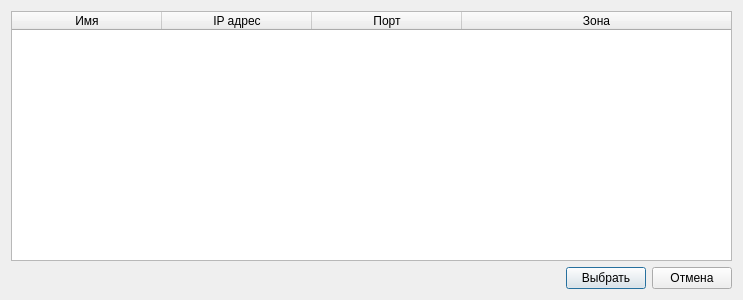
<?xml version="1.0" encoding="UTF-8"?>
<ui version="4.0">
 <class>SelectZNDialog</class>
 <widget class="QDialog" name="SelectZNDialog">
  <property name="geometry">
   <rect>
    <x>0</x>
    <y>0</y>
    <width>743</width>
    <height>300</height>
   </rect>
  </property>
  <property name="windowTitle">
   <string>Dialog</string>
  </property>
  <layout class="QVBoxLayout" name="verticalLayout">
   <item>
    <widget class="QTableWidget" name="tableWidget">
     <property name="sizeAdjustPolicy">
      <enum>QAbstractScrollArea::AdjustToContents</enum>
     </property>
     <property name="editTriggers">
      <set>QAbstractItemView::NoEditTriggers</set>
     </property>
     <property name="showDropIndicator" stdset="0">
      <bool>false</bool>
     </property>
     <property name="selectionMode">
      <enum>QAbstractItemView::SingleSelection</enum>
     </property>
     <property name="selectionBehavior">
      <enum>QAbstractItemView::SelectRows</enum>
     </property>
     <property name="cornerButtonEnabled">
      <bool>false</bool>
     </property>
     <attribute name="horizontalHeaderDefaultSectionSize">
      <number>150</number>
     </attribute>
     <attribute name="horizontalHeaderStretchLastSection">
      <bool>true</bool>
     </attribute>
     <column>
      <property name="text">
       <string>Имя</string>
      </property>
     </column>
     <column>
      <property name="text">
       <string>IP адрес</string>
      </property>
     </column>
     <column>
      <property name="text">
       <string>Порт</string>
      </property>
     </column>
     <column>
      <property name="text">
       <string>Зона</string>
      </property>
     </column>
    </widget>
   </item>
   <item>
    <layout class="QHBoxLayout" name="horizontalLayout">
     <item>
      <spacer name="horizontalSpacer">
       <property name="orientation">
        <enum>Qt::Horizontal</enum>
       </property>
       <property name="sizeHint" stdset="0">
        <size>
         <width>40</width>
         <height>20</height>
        </size>
       </property>
      </spacer>
     </item>
     <item>
      <widget class="QPushButton" name="bnSelect">
       <property name="text">
        <string>Выбрать</string>
       </property>
      </widget>
     </item>
     <item>
      <widget class="QPushButton" name="bnCancel">
       <property name="text">
        <string>Отмена</string>
       </property>
      </widget>
     </item>
    </layout>
   </item>
  </layout>
 </widget>
 <resources/>
 <connections/>
</ui>
